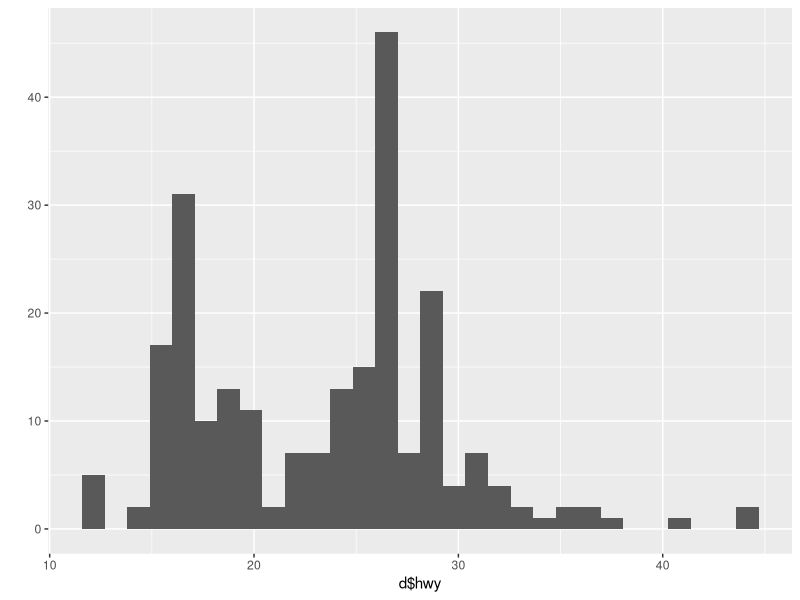
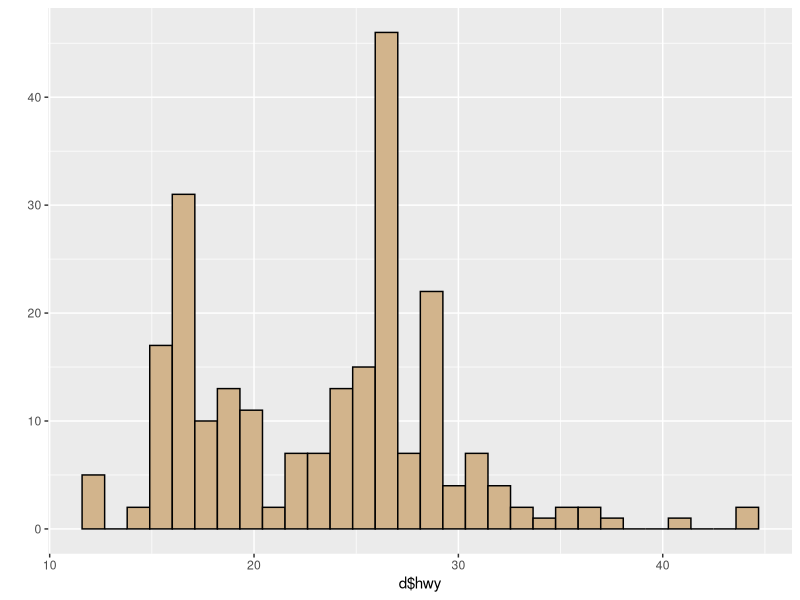
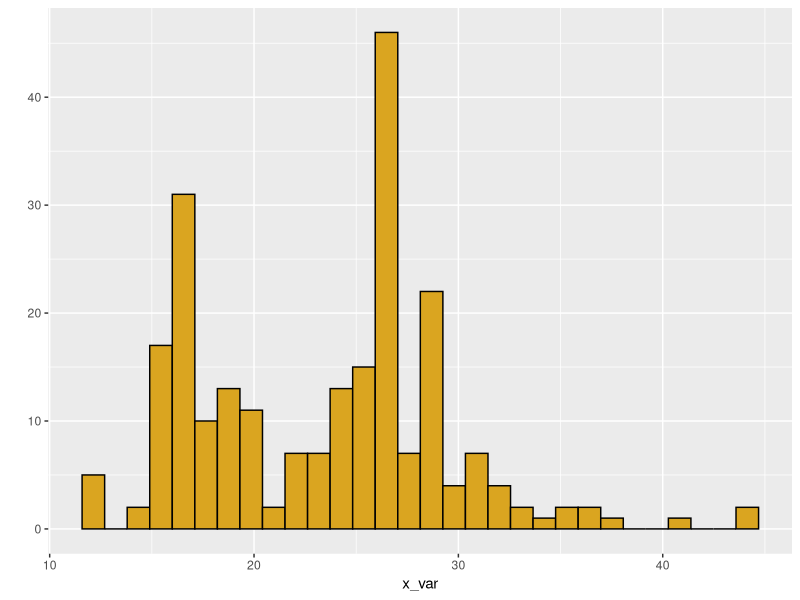
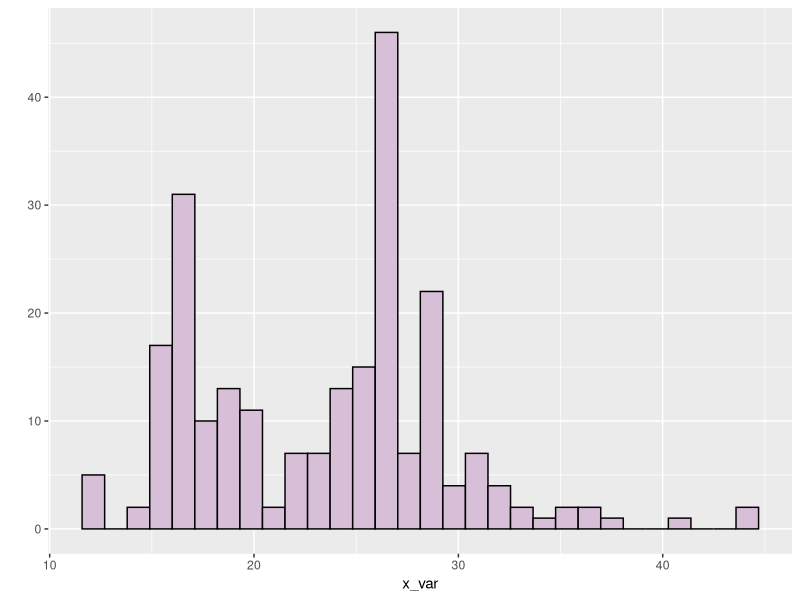
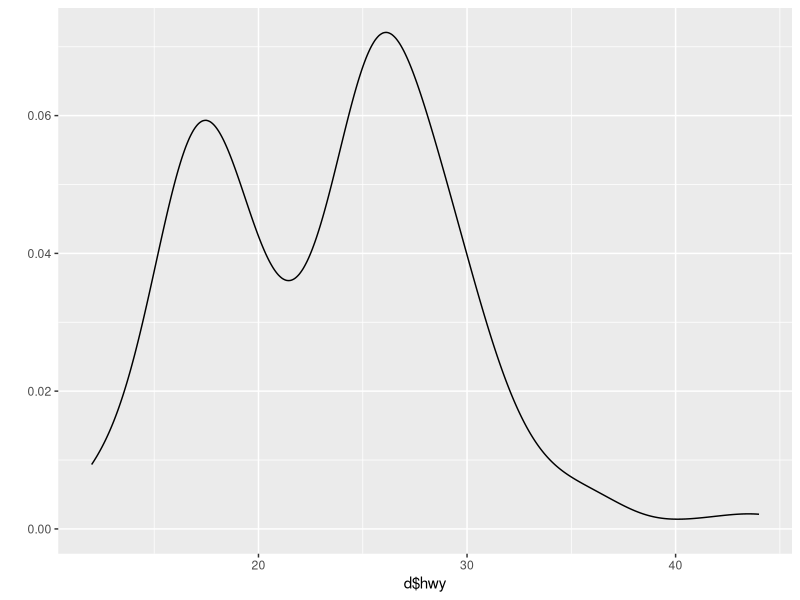
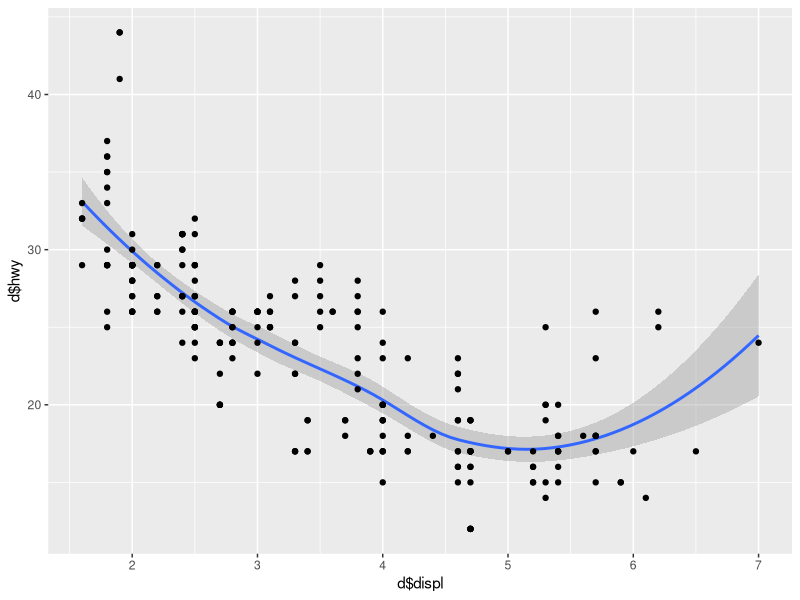
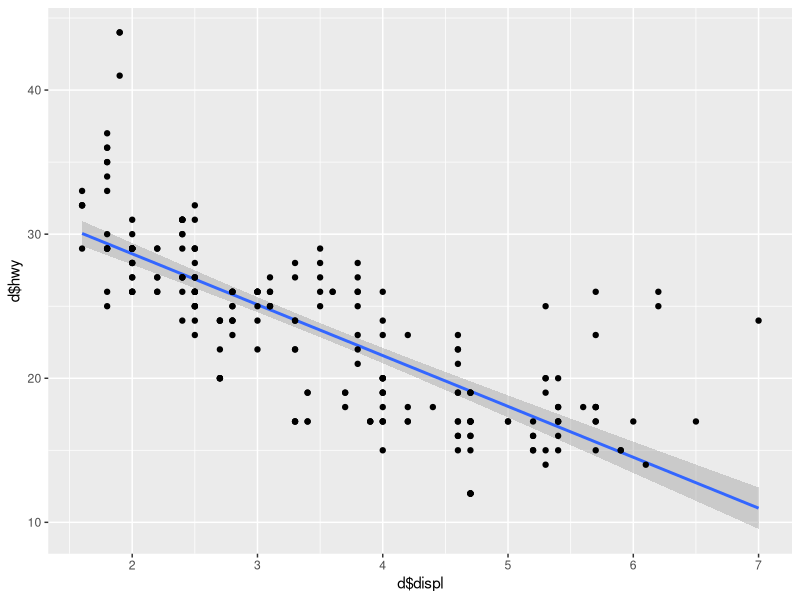
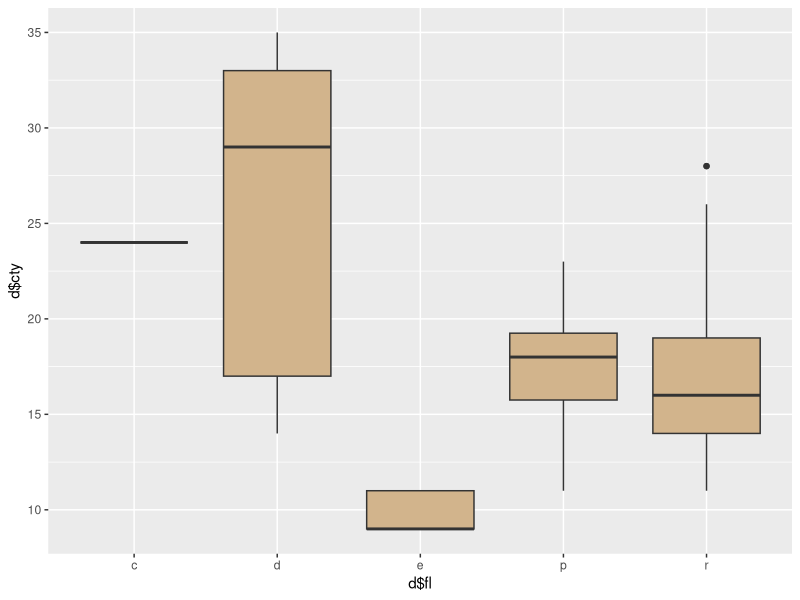

These charts were generated, in order, by the following R code:
# -----------------------------------------------------
# Basics of ggplot grammar and graphics
# 09 Apr 2020
# SEK
# -----------------------------------------------------
# Videos A, B, C

# 1. data (must be in a data frame)
# 2. aestheteic mapping (variables in data are mapped to an aesthetic (most basic: which is on x and y axis))
# 3. geom (geometric object used to draw the layer: points, bars, polygons, etc. Can have their own aesthetic mapping)
# 4. stat (takes raw data and transforms it into something useful in a plot; regression line, confidence interval)
# 5. position (adjusts points for overplotting)
# 6. facet functions (ex facet grid, multiple plots by subsetting across 1 or more variables)


# Template for ggplot components ----------------------------------

# p1<- ggplot(data= <DATA>,
#             mapping= aes(<MAPPING>))  +
#     <GEOM_FUNCTION(mapping= aes(<MAPPING>),
#                   stat= <STAT>,
#                   position= <POSITION>) +
#     <COORDINATE_FUNCTION> (flip x and y) + 
#     <FACET_FUNCTION>
# ptint(p1)
# ggsave(plot=p1,
#         file_name= "MyPlot";
#         width=5,
#         height=3,
#         units="in",
#         device= "pdf")


# Preliminaries -----------------------------------------------------------

library(ggplot2)
library(ggthemes)
library(patchwork)
library(TeachingDemos)
char2seed("doubling time")

d<- mpg # use built in data set on car performance 
str(d)
table(d$fl)

# fast plotting w qplot ---------------------------------------------------
# mimics underlying base graphics_> allows you to graph whatever, does not require use of data frame
# not publication quality
# just quick look at data

#  basic histogram
qplot(x=d$hwy)
qplot(x=d$hwy, fill=I("tan"), color=I("black"))
# fill= fill color
# color= outline color
# use identity call = I()

# make your own custom histogram function
my_histo<- function(x_var, fil_col= "goldenrod") {
  qplot(x=x_var, color=I("black"), fill= I(fil_col))
}
my_histo(d$hwy)
my_histo(d$hwy, "thistle")

# basic density plot
qplot(x=d$hwy, geom= "density")

# basic scatter plot
qplot(x=d$displ,
      y=d$hwy,
      geom= c("smooth", "point"))

# basic scatterplot with linear regression line
qplot(x=d$displ,
      y=d$hwy,
      geom= c("smooth", "point"), method= "lm")

# basic boxplot
qplot(x= d$fl, y= d$cty, geom= "boxplot", fill=I("tan"))

# basic barplot ("long format")
qplot(x=d$fl, geom= "bar", fill=I("tan"))

# AVOID common mistake: missing I== ggplot trying t map the variable "tan", but cannot find tan, gives it default color. I means not mapping but assignment of color
qplot(x=d$fl, geom= "bar", fill= "tan")

# bar plot with specified counts or means ("short format")
x_treatment= c("Control", "Low", "High")
y_response= c(12,2.5, 22.9)
qplot(x=x_treatment, y= y_response, geom= "col", fill=I(c("grey20", "grey50", "grey80")))

# basic curves and functions
my_vec<- seq(1,100, by=0.1)
head(my_vec)
my_fun<- function(x) sin(x) +0.1*x
qplot(x= my_vec, y=sin(my_vec), geom="line") # built in function
qplot(x= my_vec, y= dgamma(my_vec, shape=5, scale=3), 
      geom= "line") # denstiy functions for stats
qplot(x=my_vec, y=my_fun(my_vec), geom="line") # user defined function


# Themes and fonts --------------------------------------------------------

p1<- ggplot(data=d,
            mapping= aes(x=displ, y=cty)) +
  geom_point() + stat_smooth(method= "lm")
print(p1)

p1 + theme_classic()
p1 + theme_linedraw()
p1 + theme_dark()
p1 + theme_base()
p1 + theme_void()
p1 + theme_economist()
p1+ theme_bw()
p1 + theme_grey() # default


# Major theme modifications -----------------------------------------------
# base_size and base_family take place within theme_classic()
p1 +theme_classic(base_size=15) # adjust sizes of axes/ labels/font
p1 + theme_classic(base_family= "serif") # changes to font w serif

# Defaults: theme_grey, base_size=16, base_family= "Helvetica"
# not standard for publication

# Default font families: Times, Ariel, Monaco, Courier, Helvetica, serif, sans

# use coordinate_flip to invert entire plot 
p2<- ggplot(data=d, mapping=aes(x=fl, fill= fl)) + geom_bar()
print(p2)

p2 + coord_flip()


# Minor theme modifications -----------------------------------------------
# modifying point size, shape color
# labels
# setting x and y lim
p1<- ggplot(data=d,
            mapping= aes(x=displ, y=cty)) +
      geom_point(size=7, shape=21, 
               color= "black", fill ="steelBlue") +
      labs(title= "My graph title here",
           subtitle= "An extended subtitle that will print below the main title",
           x= "My x axis label",
           y= "My y axis label") + 
  xlim(0,4) +
  ylim(0,20)
print(p1)
